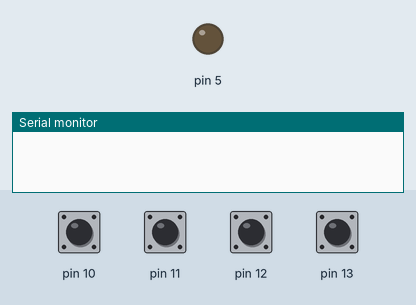
Recording of a program running on a simulated Arduino Uno, built with avr-gcc and run on an emulated ATmega328P. On the bench: output pins drawn as LEDs (lit = HIGH), the last lines printed to the serial monitor. Inputs (shaded band) come from the test bench; at power-on: pin 10–13 HIGH.

Above: at 1.2 s.
1.3 s: pin 10 pulled LOW for 0.15 s
At 2.4 s:
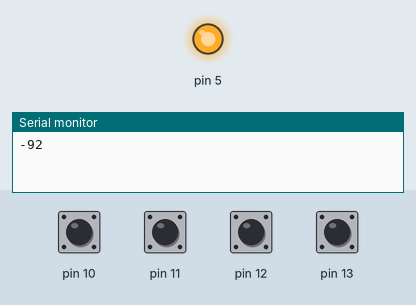
Timing chart, 0 to 4.3 s (numbered marks = the images above; inputs shaded):
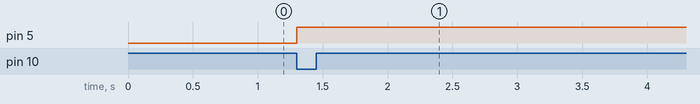

The program:

main.cpp
```cpp
#include <Arduino.h>


void setup() {
  // put your setup code here, to run once:
  //start serial connection
  Serial.begin(9600);
  //configure the pins

  pinMode(13, INPUT_PULLUP);
  pinMode(12, INPUT_PULLUP);
  pinMode(11, INPUT_PULLUP);
  pinMode(10, INPUT_PULLUP);
  pinMode(5, OUTPUT);


}

void loop() {
  // put your main code here, to run repeatedly:
  // Read button pressed into the code
  int buttonPress13 = digitalRead(13);
  int buttonPress12 = digitalRead(12);
  int buttonPress11 = digitalRead(11);
  int buttonPress10 = digitalRead(10);
  int scoreStart = 501;
  int score13 = 13;
  int score12 = 12;
  int score11 = 11;
  int score10 = 10;
  int scoreInput = 0 + score13 + score12 + score11 + score10;
  int scoreRemaining = scoreRemaining - scoreInput;


  // Print the button pressed

  // If button 13 is pressed, turn on the LED
    if (buttonPress10 == LOW) {
      digitalWrite(5, HIGH);
      scoreRemaining = scoreRemaining - scoreInput;
      //serial.println = met enter, serial.print = zonder enter
      Serial.println(scoreRemaining);
      delay(1000);
    }

    else
    {
      return;
    }

    if (buttonPress13 == LOW) {
      digitalWrite(5, HIGH);
      scoreRemaining = scoreRemaining - scoreInput;
      //serial.println = met enter, serial.print = zonder enter
      Serial.println(scoreRemaining);
      delay(1000);
    }

    else
    {
      return;
    }

    if (buttonPress12 == LOW) {
      digitalWrite(5, HIGH);
      //scoreRemaining = scoreRemaining - score12;
      //serial.println = met enter, serial.print = zonder enter
      //Serial.println(scoreRemaining);
      delay(1000);
    }

    else
    {
      return;
    }


    if (buttonPress11 == LOW) {
      digitalWrite(5, LOW);
      //scoreRemaining = scoreStart;
      //Serial.println(scoreRemaining)
      delay(1000);
    }

    else
    {
      return;
    }
  return;
}


  
```

Measured:
- after the input at 1.3 s, pin 5: LOW → HIGH at once
